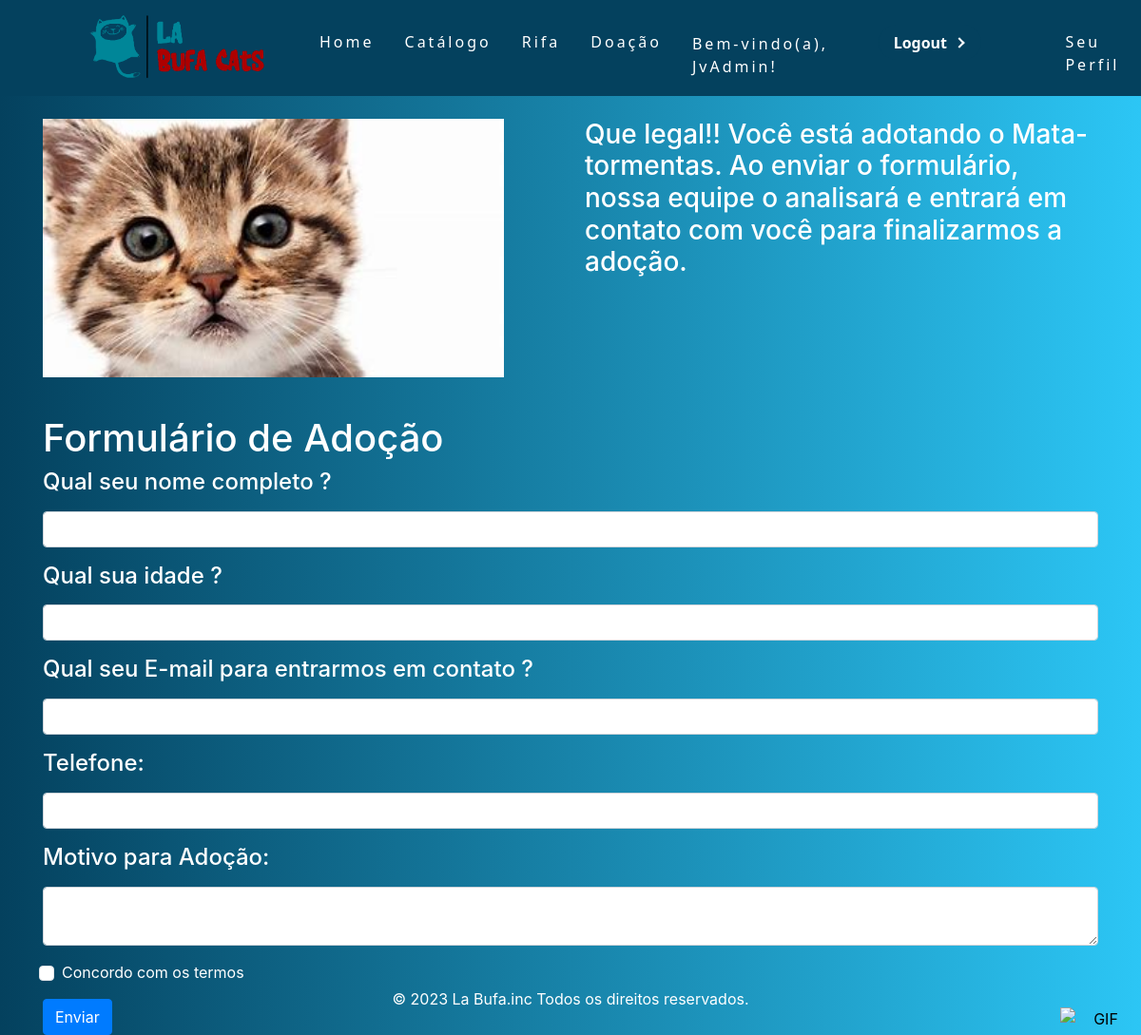
Screenshot of /4/adocao (signed in) with the database file from the repository.
### apps/accounts/models.py (models this page shows)
class Post(models.Model):
    titulo_post = models.CharField(max_length=100)
    descricao_post = models.CharField(max_length=255)
    data_post = models.DateTimeField('Data publicado')
    img = models.ImageField(upload_to = 'uploads', default='')

### apps/accounts/views.py (the view)
# urls.py: path('<int:pk>/adocao', views.AdocaoView.as_view(), name='adocao'),
class AdocaoView(DetailView):
    model = Post
    template_name = 'adocao.html'
    context_object_name = 'post'

### templates/adocao.html (shortened to what this page needs)
{% extends "base.html" %}
{% load static %}
{% block body %}
{% if user.is_authenticated %}
<div class="container" style="color: white;">
    <div class="row">
        <div class="col-12 col-md-6 col-lg-6">
            <img src={{ post.img.url }} style="height: 17rem;">
        </div>
        <div class="col-12 col-md-6 col-lg-6">
            <h3>Que legal!! Você está adotando o {{ post.titulo_post }}. Ao enviar o formulário, nossa equipe o analisará e entrará em contato com você para finalizarmos a adoção.</h3>
        </div>
    </div>
    <div class="row" style="margin-top: 1rem;">
        <div class="col-12 col-md-12 col-lg-12">
            <h1 class="mt-4">Formulário de Adoção</h1>
    <form action="/processar_formulario/" method="post">
    <div class="form-group">
        <label for="nome"><h4>Qual seu nome completo ?</h4></label>
        <input type="text" class="form-control" id="nome" name="nome" required>
    </div>
    <div class="form-group">
        <label for="nome"><h4>Qual sua idade ?</h4></label>
        <input type="text" class="form-control" id="idade" name="idade" required>
    </div>
    <div class="form-group">
        <label for="email"><h4>Qual seu E-mail para entrarmos em contato ?</h4></label>
        <input type="email" class="form-control" id="email" name="email" required>
    </div>
    <div class="form-group">
        <label for="telefone"><h4>Telefone:</h4></label>
        <input type="number" class="form-control" id="telefone" name="telefone" required>
    </div>
    <div class="form-group">
        <label for="motivacao"><h4>Motivo para Adoção:</h4></label>
        <textarea class="form-control" id="motivacao" name="motivacao" required></textarea>
    </div>
    <div class="form-group form-check">
        <input type="checkbox" class="form-check-input" id="concordo" name="concordo" required>
        <label class="form-check-label" for="concordo">Concordo com os termos</label>
    </div>
    <a href=""> <button type="submit" class="btn btn-primary">Enviar</button> </a>
    </form>
                </div>
            </div>
        </div>
{% else %}
        <h3 style="display: flex; align-items: center; justify-content: center; color: white;">Oops... Você precisa estar logado para fazer uma adoção</h3>
{% endif %}
    </body>
</html>
{% endblock %}

### templates/base.html (shortened to what this page needs)
{% load static %}
<!DOCTYPE html>
<html lang="pt-br">
<head>
    <link rel="stylesheet" href="{% static 'css/style.css' %}">
    <link href="https://cdn.jsdelivr.net/npm/bootstrap@5.3.1/dist/css/bootstrap.min.css" rel="stylesheet">
</head>
<body>
  <nav>
    <ul class="nav-list" style="z-index: 1;">
      <li><img src="{% static 'img/Logolabufacats.png' %}"  style="width: 15rem; margin-top: 0rem;"></li>
      <li><a class="J" href="{% url 'accounts:index' %}">Home</a></li>
      <li><a class="J" href="{% url 'accounts:catalogo' %}">Catálogo</a></li>
      <li><a class="J" href="{% url 'accounts:rifas' %}">Rifa</a></li>
      <li><a class="J" href="{% url 'accounts:doacao' %}">Doação</a></li>
      <li style="color:white; margin-top: 2.145rem;">
        {% if user.is_authenticated %}
          Bem-vindo(a), {{ user.username }}!
      </li>
      <li class="nav-item" style="margin-left:8.7rem; margin-top:-1rem;">
        <a class="nav-link active" aria-current="page" href="{% url 'accounts:user_logout' %}"><button id="botaoLoginH">Logout<div class="arrow-wrapper"><div class="arrow"></div></div></button></a>
      </li>
      <li><a class="J" id="botaoPeril" href="{% url 'accounts:user_profile' %}">Seu Perfil</a></li>
        {% endif %}
    </ul>
  </nav>
  <div class="footer" style="position: fixed; bottom: 0; left: 0; right: 0; padding: 10px; background-color: #09b9d8; text-align: center; background: linear-gradient(to right, #04415e, #2cc6f5); color: white;">
    <p>&copy; 2023 La Bufa.inc Todos os direitos reservados.</p>
  </div>
<button id="rotateButton" style="border: none; background: none; cursor: pointer;">
  <img src={% static 'img/maxwell-cat.gif' %} alt="GIF" style="position: fixed; bottom: 0; right: 0; margin: 5px; width: 80px;">
</button>
{% block body %}
{% endblock%}
<link rel="stylesheet" href="https://maxcdn.bootstrapcdn.com/bootstrap/4.5.2/css/bootstrap.min.css">
</body>

### static/css/style.css (style rules this page uses)
body { background: linear-gradient(to right, #04415e, #2cc6f5); overflow-x: hidden; }
* { margin: 0; padding: 0; }
a { color: #fff; text-decoration: none; transition: 0.3s; color: inherit; font-weight: normal; }
.J { color: white; border-radius: 20px; box-sizing: border-box; border: 5px; border-radius: 30px; display: flex; transition: 0.2s background; align-items: center; margin-top: 2rem; }
nav { display: flex; justify-content: space-around; align-items: center; font-family: system-ui, -apple-system, Helvetica, Arial, sans-serif; background: #04415e; height: 8vh; padding-bottom: 6.3rem; }
.nav-list { list-style: none; display: flex; }
.nav-list li { letter-spacing: 3px; margin-left: 32px; }
.footer { background-color: #09b9d8; text-align: center; padding: 20px; }
label { display: block; margin-bottom: 10px; }
input { width: 100%; padding: 5px; margin-bottom: 10px; border: 1px solid #ccc; border-radius: 3px; }
#botaoLoginH { --primary-color: #04415e; --secondary-color: #fff; --hover-color: #2cc6f5; --arrow-width: 10px; --arrow-stroke: 2px; margin-left: -9.3rem; margin-top: 2.145rem; box-sizing: border-box; border: 0; border-radius: 20px; color: #fff; padding: 0.4rem 1rem; background: #04415e; display: flex; transition: 0.2s background; align-items: center; gap: 0.6em; font-weight: bold; }
#botaoLoginH .arrow-wrapper { display: flex; justify-content: center; align-items: center; }
#botaoLoginH .arrow { margin-top: 1px; width: var(--arrow-width); background: #04415e; height: var(--arrow-stroke); position: relative; transition: 0.2s; }
#botaoLoginH .arrow::before { content: ""; box-sizing: border-box; position: absolute; border: solid #fff; border-width: 0 var(--arrow-stroke) var(--arrow-stroke) 0; display: inline-block; top: -3px; right: 3px; transition: 0.2s; padding: 3px; transform: rotate(-45deg); }

### rows the page displays
Post: img (picture), titulo_post "Mata-tormentas"

### other values shown
{{ user.username }} "JvAdmin"
